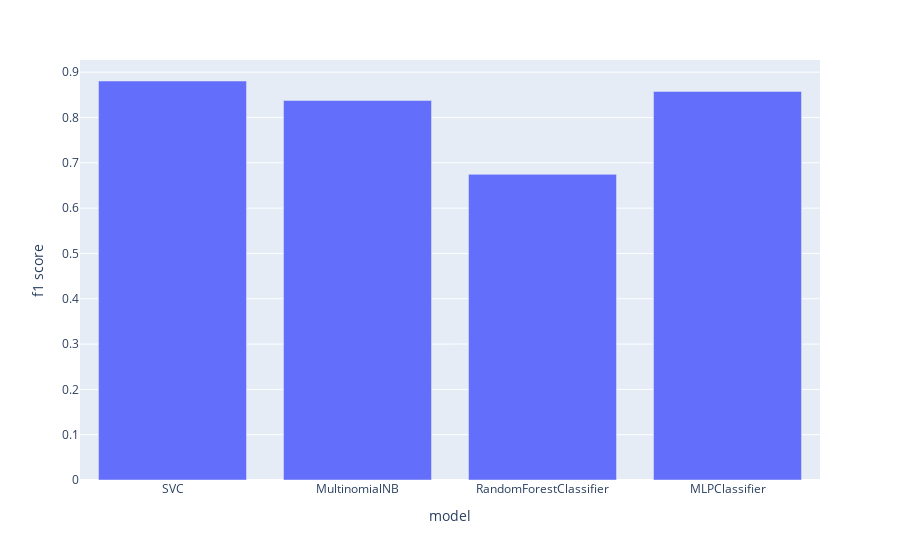

The notebook cell this image was saved under:
### Code cell
model_score = {'model': model_names, 'f1 score': mean_f1_scores}
fig = px.bar(model_score, x='model', y='f1 score')
fig.show()

### Figure 1 — Plotly figure (JSON) as saved in the notebook; plotly's stock layout.template omitted (floating-point values rounded to 4 significant figures)
{"data": [{"alignmentgroup": "True", "hovertemplate": "model=%{x}<br>f1 score=%{y}<extra></extra>", "legendgroup": "", "marker": {"color": "#636efa", "pattern": {"shape": ""}}, "name": "", "offsetgroup": "", "orientation": "v", "showlegend": false, "textposition": "auto", "type": "bar", "x": ["SVC", "MultinomialNB", "RandomForestClassifier", "MLPClassifier"], "xaxis": "x", "y": [0.8805, 0.8375, 0.6745, 0.8575], "yaxis": "y"}], "layout": {"barmode": "relative", "legend": {"tracegroupgap": 0}, "margin": {"t": 60}, "xaxis": {"anchor": "y", "domain": [0, 1], "title": {"text": "model"}}, "yaxis": {"anchor": "x", "domain": [0, 1], "title": {"text": "f1 score"}}}}
